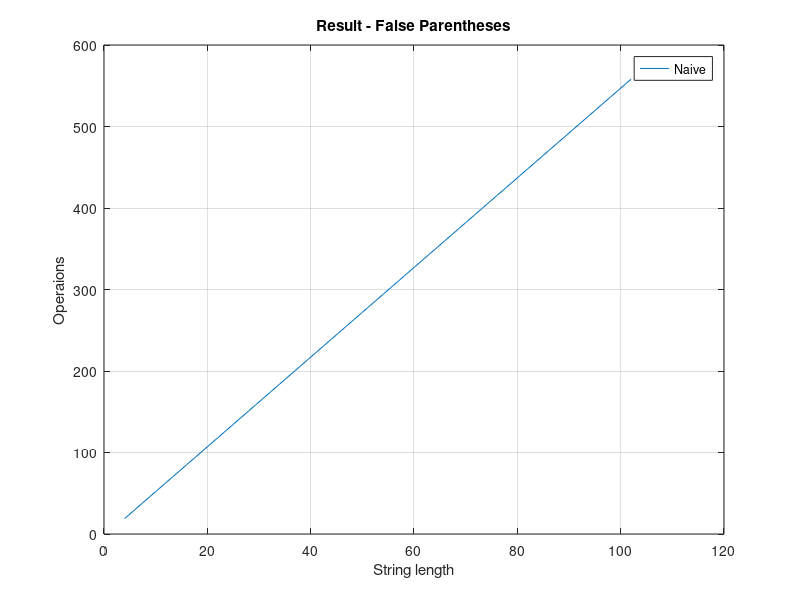
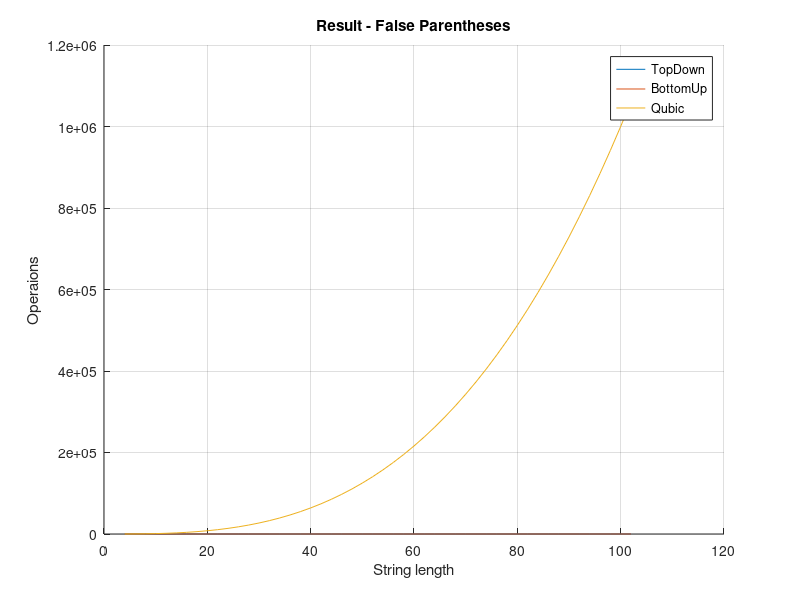

These figures' MATLAB source, in order:
%--------------------------------------------------------------------------
% Script: plot_result_effektiva
% Plots the time against the number of characters.
%--------------------------------------------------------------------------
% Authors:
% Johan Öhlund(c15jod@cs.umu.se)
%--------------------------------------------------------------------------
func_nlog=@(x) x.*log(x);
func_linear=@(x) x;
func_kvad=@(x) x.^2;
func_qubic=@(x) x.^3;
fileID = fopen('result9.txt','r');
formatSpec = '%d %d %f %f %f';
sizeA = [5 Inf];

A = fscanf(fileID,formatSpec,sizeA);
A=A';
steps=      A(:,1);
stepsNaive= A(:,2);
%resNaive=   A(:,3)*0.000001;
%resTopDown= A(:,4)*0.000001;
%resBottomUp=A(:,5)*0.000001;
resNaive=   A(:,3);
resTopDown= A(:,4);
resBottomUp=A(:,5);
fclose(fileID);

plotNaive=plot(stepsNaive,resNaive);
grid on
title('Result - False Parentheses');
ylabel('Operaions');
xlabel('String length');
legend('Naive');

figure
title('Result - False Parentheses');
ylabel('Operaions');
xlabel('String length');
hold on

plotTopDown=plot(steps,resTopDown);
plotBottomUp=plot(steps,resBottomUp);
%plotLinear = plot(steps,func_linear(steps));
%plotKvad = plot(steps,func_kvad(steps));
plotQubic = plot(steps,func_qubic(steps));
legend('TopDown','BottomUp','Qubic');
grid on
hold off